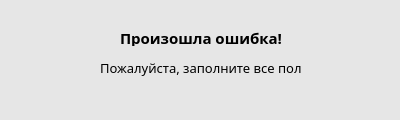
<?xml version="1.0" encoding="UTF-8"?>
<ui version="4.0">
 <class>Dialog</class>
 <widget class="QDialog" name="Dialog">
  <property name="geometry">
   <rect>
    <x>0</x>
    <y>0</y>
    <width>400</width>
    <height>120</height>
   </rect>
  </property>
  <property name="minimumSize">
   <size>
    <width>400</width>
    <height>120</height>
   </size>
  </property>
  <property name="maximumSize">
   <size>
    <width>400</width>
    <height>120</height>
   </size>
  </property>
  <property name="windowTitle">
   <string>Ошибка</string>
  </property>
  <property name="styleSheet">
   <string notr="true">background-color: rgb(230, 230, 230)</string>
  </property>
  <widget class="QLabel" name="label">
   <property name="geometry">
    <rect>
     <x>120</x>
     <y>30</y>
     <width>161</width>
     <height>16</height>
    </rect>
   </property>
   <property name="font">
    <font>
     <family>Avenir</family>
     <pointsize>11</pointsize>
     <weight>75</weight>
     <bold>true</bold>
    </font>
   </property>
   <property name="text">
    <string>Произошла ошибка!</string>
   </property>
  </widget>
  <widget class="QLabel" name="label_2">
   <property name="geometry">
    <rect>
     <x>100</x>
     <y>60</y>
     <width>201</width>
     <height>16</height>
    </rect>
   </property>
   <property name="font">
    <font>
     <family>Avenir</family>
     <pointsize>10</pointsize>
    </font>
   </property>
   <property name="text">
    <string>Пожалуйста, заполните все поля.</string>
   </property>
  </widget>
 </widget>
 <resources/>
 <connections/>
</ui>
